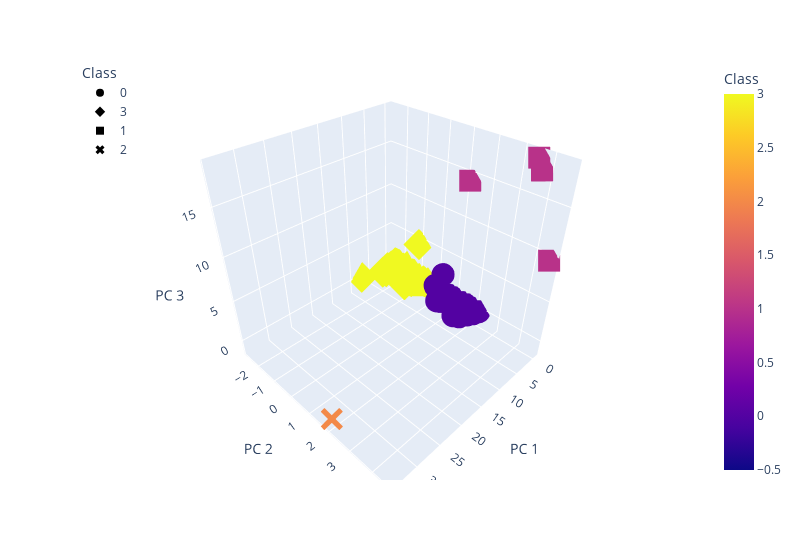

Notebook code cell kept with this figure:
### Code cell
# #plot the 3 principal components
import plotly.express as px
fig = px.scatter_3d(
    clustered_df,
    x="PC 1",
    y="PC 2",
    z="PC 3",
    color="Class",
    symbol="Class",
    hover_name="CoinName",
    hover_data=["Algorithm"],
    width=800,
)
fig.update_layout(legend=dict(x=0, y=1))
fig.show()

### Figure 1 — Plotly figure (JSON) as saved in the notebook; plotly's stock layout.template omitted (floating-point values rounded to 4 significant figures; data arrays with more than 128 entries replaced by an {"elided": "..."} marker saying what was removed)
{"data": [{"customdata": {"elided": "287x1 str values"}, "hovertemplate": "<b>%{hovertext}</b><br><br>Class=%{marker.color}<br>PC 1=%{x}<br>PC 2=%{y}<br>PC 3=%{z}<br>Algorithm=%{customdata[0]}<extra></extra>", "hovertext": {"elided": "287 str values"}, "legendgroup": "0", "marker": {"color": {"elided": "287 int values"}, "coloraxis": "coloraxis", "symbol": "circle"}, "mode": "markers", "name": "0", "scene": "scene", "showlegend": true, "type": "scatter3d", "x": {"elided": "287 float values"}, "y": {"elided": "287 float values"}, "z": {"elided": "287 float values"}}, {"customdata": {"elided": "240x1 str values"}, "hovertemplate": "<b>%{hovertext}</b><br><br>Class=%{marker.color}<br>PC 1=%{x}<br>PC 2=%{y}<br>PC 3=%{z}<br>Algorithm=%{customdata[0]}<extra></extra>", "hovertext": {"elided": "240 str values"}, "legendgroup": "3", "marker": {"color": {"elided": "240 int values"}, "coloraxis": "coloraxis", "symbol": "diamond"}, "mode": "markers", "name": "3", "scene": "scene", "showlegend": true, "type": "scatter3d", "x": {"elided": "240 float values"}, "y": {"elided": "240 float values"}, "z": {"elided": "240 float values"}}, {"customdata": [["Proof-of-BibleHash"], ["Proof-of-Authority"], ["ECC 256K1"], ["Leased POS"]], "hovertemplate": "<b>%{hovertext}</b><br><br>Class=%{marker.color}<br>PC 1=%{x}<br>PC 2=%{y}<br>PC 3=%{z}<br>Algorithm=%{customdata[0]}<extra></extra>", "hovertext": ["BiblePay", "Poa Network", "Acute Angle Cloud", "Waves"], "legendgroup": "1", "marker": {"color": [1, 1, 1, 1], "coloraxis": "coloraxis", "symbol": "square"}, "mode": "markers", "name": "1", "scene": "scene", "showlegend": true, "type": "scatter3d", "x": [-0.2094, -0.3108, -0.3494, -0.4338], "y": [3.766, 1.194, 4.57, 3.577], "z": [17.65, 14.36, 9.731, 18.58]}, {"customdata": [["TRC10"]], "hovertemplate": "<b>%{hovertext}</b><br><br>Class=%{marker.color}<br>PC 1=%{x}<br>PC 2=%{y}<br>PC 3=%{z}<br>Algorithm=%{customdata[0]}<extra></extra>", "hovertext": ["BitTorrent"], "legendgroup": "2", "marker": {"color": [2], "coloraxis": "coloraxis", "symbol": "x"}, "mode": "markers", "name": "2", "scene": "scene", "showlegend": true, "type": "scatter3d", "x": [34.04], "y": [1.924], "z": [-0.8309]}], "layout": {"coloraxis": {"colorbar": {"title": {"text": "Class"}}, "colorscale": [[0, "#0d0887"], [0.1111, "#46039f"], [0.2222, "#7201a8"], [0.3333, "#9c179e"], [0.4444, "#bd3786"], [0.5556, "#d8576b"], [0.6667, "#ed7953"], [0.7778, "#fb9f3a"], [0.8889, "#fdca26"], [1, "#f0f921"]]}, "legend": {"title": {"text": "Class"}, "tracegroupgap": 0, "x": 0, "y": 1}, "margin": {"t": 60}, "scene": {"domain": {"x": [0, 1], "y": [0, 1]}, "xaxis": {"title": {"text": "PC 1"}}, "yaxis": {"title": {"text": "PC 2"}}, "zaxis": {"title": {"text": "PC 3"}}}, "width": 800}}
